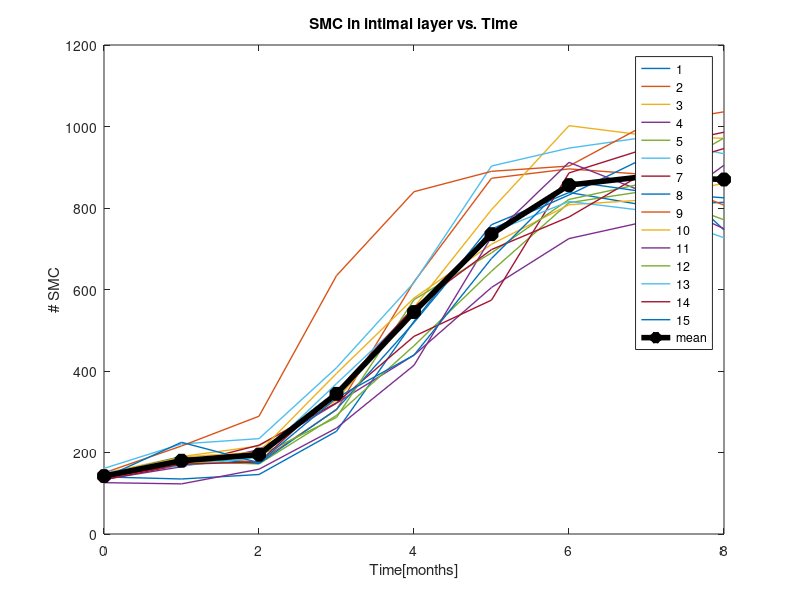
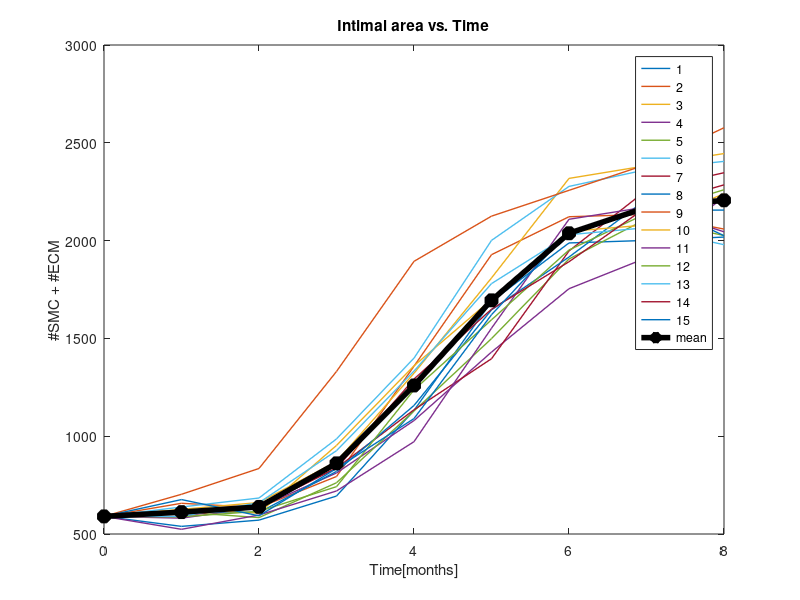
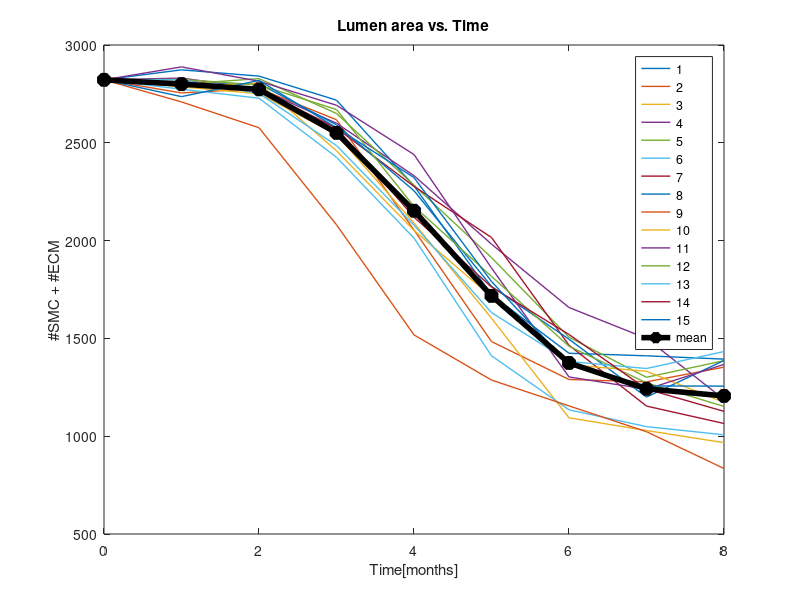
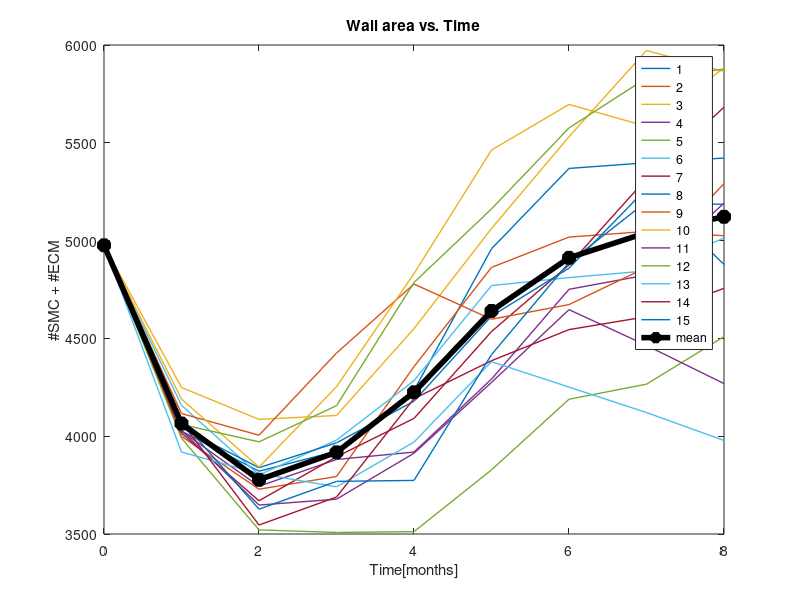

Reproduce these figures in MATLAB, in order.
% postprocessing1

clear variables
close all
clc

% Initialize the matrices
number_of_runs = 15;
number_of_time_points = 9;

SMC_INTIMA = zeros(number_of_runs,number_of_time_points);
INT_AREA = zeros(number_of_runs,number_of_time_points);
LUM_AREA = zeros(number_of_runs,number_of_time_points);
WALL_AREA = zeros(number_of_runs,number_of_time_points);

TIME = (0:1:8);

% Load the ABM results and fill the matrices up
load data1
SMC_INTIMA(1,:) = SMCintima;
INT_AREA(1,:) = Int_area;
LUM_AREA(1,:) = Lum_area;
WALL_AREA(1,:) = Wall_area;

load data2
SMC_INTIMA(2,:) = SMCintima;
INT_AREA(2,:) = Int_area;
LUM_AREA(2,:) = Lum_area;
WALL_AREA(2,:) = Wall_area;

load data3
SMC_INTIMA(3,:) = SMCintima;
INT_AREA(3,:) = Int_area;
LUM_AREA(3,:) = Lum_area;
WALL_AREA(3,:) = Wall_area;

load data4
SMC_INTIMA(4,:) = SMCintima;
INT_AREA(4,:) = Int_area;
LUM_AREA(4,:) = Lum_area;
WALL_AREA(4,:) = Wall_area;

load data5
SMC_INTIMA(5,:) = SMCintima;
INT_AREA(5,:) = Int_area;
LUM_AREA(5,:) = Lum_area;
WALL_AREA(5,:) = Wall_area;

load data6
SMC_INTIMA(6,:) = SMCintima;
INT_AREA(6,:) = Int_area;
LUM_AREA(6,:) = Lum_area;
WALL_AREA(6,:) = Wall_area;

load data7
SMC_INTIMA(7,:) = SMCintima;
INT_AREA(7,:) = Int_area;
LUM_AREA(7,:) = Lum_area;
WALL_AREA(7,:) = Wall_area;

load data8
SMC_INTIMA(8,:) = SMCintima;
INT_AREA(8,:) = Int_area;
LUM_AREA(8,:) = Lum_area;
WALL_AREA(8,:) = Wall_area;

load data9
SMC_INTIMA(9,:) = SMCintima;
INT_AREA(9,:) = Int_area;
LUM_AREA(9,:) = Lum_area;
WALL_AREA(9,:) = Wall_area;

load data10
SMC_INTIMA(10,:) = SMCintima;
INT_AREA(10,:) = Int_area;
LUM_AREA(10,:) = Lum_area;
WALL_AREA(10,:) = Wall_area;

load data11
SMC_INTIMA(11,:) = SMCintima;
INT_AREA(11,:) = Int_area;
LUM_AREA(11,:) = Lum_area;
WALL_AREA(11,:) = Wall_area;

load data12
SMC_INTIMA(12,:) = SMCintima;
INT_AREA(12,:) = Int_area;
LUM_AREA(12,:) = Lum_area;
WALL_AREA(12,:) = Wall_area;

load data13
SMC_INTIMA(13,:) = SMCintima;
INT_AREA(13,:) = Int_area;
LUM_AREA(13,:) = Lum_area;
WALL_AREA(13,:) = Wall_area;

load data14
SMC_INTIMA(14,:) = SMCintima;
INT_AREA(14,:) = Int_area;
LUM_AREA(14,:) = Lum_area;
WALL_AREA(14,:) = Wall_area;

load data15
SMC_INTIMA(15,:) = SMCintima;
INT_AREA(15,:) = Int_area;
LUM_AREA(15,:) = Lum_area;
WALL_AREA(15,:) = Wall_area;

% Mean trends
SMC_INTIMA_MEAN = mean(SMC_INTIMA,1);
INT_AREA_MEAN = mean(INT_AREA,1);
LUM_AREA_MEAN = mean(LUM_AREA,1);
WALL_AREA_MEAN = mean(WALL_AREA,1);


%% Plots
figure(1) % SMC in intimal layer
plot(TIME,SMC_INTIMA,'-','linewidth',1);
hold on
plot(TIME,SMC_INTIMA_MEAN,'k*-','linewidth',4,'MarkerSize',10);
xlabel('Time[months]')
ylabel('# SMC')
title('SMC in intimal layer vs. Time')
legend('1','2','3','4','5','6','7','8','9','10','11','12','13','14','15','mean',...
    'location','best');
% 
figure(2) % Intimal area
plot(TIME,INT_AREA,'-','linewidth',1);
hold on
plot(TIME,INT_AREA_MEAN,'k*-','linewidth',4,'MarkerSize',10);
xlabel('Time[months]')
ylabel('#SMC + #ECM')
title('Intimal area vs. Time')
legend('1','2','3','4','5','6','7','8','9','10','11','12','13','14','15','mean',...
    'location','best');
% 
figure(3) % Lumen area
plot(TIME,LUM_AREA,'-','linewidth',1);
hold on
plot(TIME,LUM_AREA_MEAN,'k*-','linewidth',4,'MarkerSize',10);
xlabel('Time[months]')
ylabel('#SMC + #ECM')
title('Lumen area vs. Time')
legend('1','2','3','4','5','6','7','8','9','10','11','12','13','14','15','mean',...
    'location','best')
% 
figure(4) % Wall area
plot(TIME,WALL_AREA,'-','linewidth',1);
hold on
plot(TIME,WALL_AREA_MEAN,'k*-','linewidth',4,'MarkerSize',10);
xlabel('Time[months]')
ylabel('#SMC + #ECM')
title('Wall area vs. Time')
legend('1','2','3','4','5','6','7','8','9','10','11','12','13','14','15','mean',...
    'location','best')
% 
% 
figure(5) % All the mean trends
subplot(2,2,1)
plot(TIME,SMC_INTIMA_MEAN,'*-','linewidth',3)
xlabel('Time[months]')
ylabel('# SMC')
title('SMC in intimal layer vs. Time')

subplot(2,2,2)
plot(TIME,INT_AREA_MEAN,'*-','linewidth',3);
xlabel('Time[months]')
ylabel('# ECM')
title('Intimal area vs. Time')

subplot(2,2,3)
plot(TIME,LUM_AREA_MEAN,'*-','linewidth',3);
xlabel('Time[months]')
ylabel('#SMC + #ECM')
title('Lumen area vs. Time')

subplot(2,2,4)
plot(TIME,WALL_AREA_MEAN,'*-','linewidth',3);
xlabel('Time[months]')
ylabel('#SMC + #ECM')
title('Wall area vs. Time')
 
